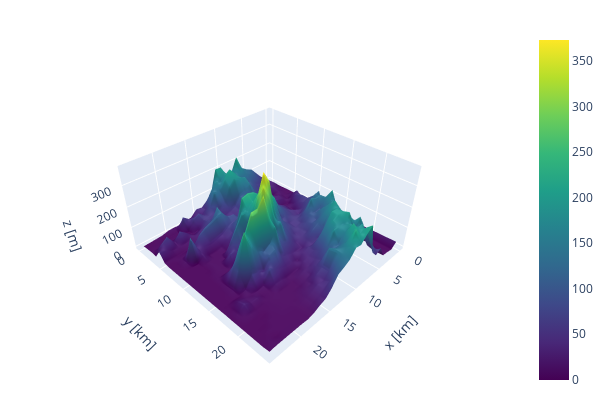

This figure's notebook cell:
### Markdown cell above
This plot is actually not very insightful. We can see the peak a little better, but at the same time, the coordinates of other local peaks are difficult to discern. We could manually rotate the camera angle, zoom and center position. Hovering over points also gives their exact coordinates, which makes quickly reading out some data from a plot a breeze.

Creating a figure is very easy. We create `Figure` and feed it the data of a `Surface` instance. Then we update its layout with a some display options and labels.

### Code cell
fig = go.Figure(data=[go.Surface(z=z_data.values, colorscale="viridis")])
fig.update_layout(
    autosize=False,
    width=600,
    height=400,
    margin=dict(t=30, r=0, l=20, b=10),
    scene=dict(
        aspectratio=dict(x=1, y=1, z=0.5),
        xaxis=dict(title="x [km]"),
        yaxis=dict(title="y [km]"),
        zaxis=dict(title="z [m]", nticks=4),
    ),
)
fig.show()

### Figure 1 — Plotly figure (JSON) as saved in the notebook; plotly's stock layout.template omitted (floating-point values rounded to 4 significant figures; data arrays with more than 128 entries replaced by an {"elided": "..."} marker saying what was removed)
{"data": [{"colorscale": [[0, "#440154"], [0.1111, "#482878"], [0.2222, "#3e4989"], [0.3333, "#31688e"], [0.4444, "#26828e"], [0.5556, "#1f9e89"], [0.6667, "#35b779"], [0.7778, "#6ece58"], [0.8889, "#b5de2b"], [1, "#fde725"]], "type": "surface", "z": {"elided": "25x25 float values"}}], "layout": {"autosize": false, "height": 400, "margin": {"b": 10, "l": 20, "r": 0, "t": 30}, "scene": {"aspectratio": {"x": 1, "y": 1, "z": 0.5}, "xaxis": {"title": {"text": "x [km]"}}, "yaxis": {"title": {"text": "y [km]"}}, "zaxis": {"nticks": 4, "title": {"text": "z [m]"}}}, "width": 600}}
